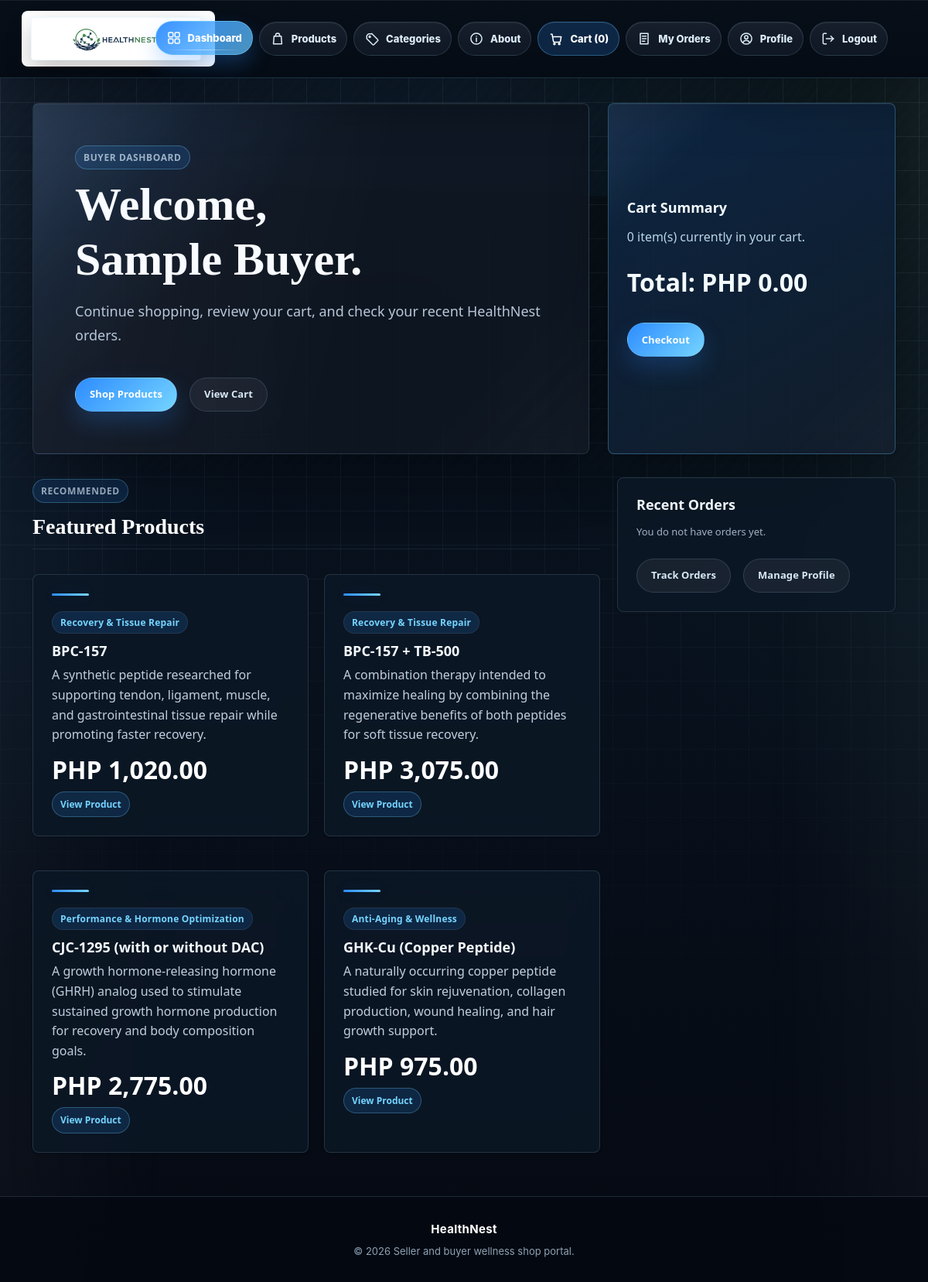
/buyer_dashboard.php (signed in), run on the app's committed database.
### tables this page shows
CREATE TABLE `products` (
  `product_id` int(5) NOT NULL,
  `category_id` int(5) DEFAULT NULL,
  `product_name` varchar(150) DEFAULT NULL,
  `description` varchar(255) DEFAULT NULL,
  `price` float DEFAULT NULL,
  `stock_quantity` int(11) DEFAULT NULL,
  `image` varchar(150) NOT NULL,
  `status` varchar(20) DEFAULT NULL,
  `created_at` date DEFAULT NULL
);

CREATE TABLE `categories` (
  `category_id` int(5) NOT NULL,
  `category_name` varchar(100) DEFAULT NULL,
  `description` varchar(255) DEFAULT NULL
);

### functions.php (called while the page is built, shortened)
<?php
function e($value)
{
    return htmlspecialchars((string) $value, ENT_QUOTES, "UTF-8");
}
function accountFullName($user)
{
    $parts = [
        $user["firstname"] ?? "",
        $user["middlename"] ?? "",
        $user["lastname"] ?? "",
    ];
    $name = trim(preg_replace("/\s+/", " ", implode(" ", array_filter($parts))));
    return $name !== "" ? $name : ($user["email"] ?? "User");
}
function sessionUserId()
{
    if (isset($_SESSION["user_id"])) {
        return (int) $_SESSION["user_id"];
    }
    return null;
}
function isLoggedIn()
{
    return sessionUserId() !== null;
}
function currentUser($conn)
{
    $userId = sessionUserId();
    $stmt = mysqli_prepare($conn, "SELECT * FROM tblaccount WHERE id = ? LIMIT 1");
    mysqli_stmt_bind_param($stmt, "i", $userId);
    mysqli_stmt_execute($stmt);
    $result = mysqli_stmt_get_result($stmt);
    return mysqli_fetch_assoc($result) ?: null;
}
function getProducts($conn, $categoryId = null)
{
    if ($categoryId) {
        $stmt = mysqli_prepare($conn, "SELECT p.*, c.category_name FROM products p LEFT JOIN categories c ON p.category_id = c.category_id WHERE p.status = 'active' AND p.category_id = ? ORDER BY p.product_name");
        mysqli_stmt_bind_param($stmt, "i", $categoryId);
        mysqli_stmt_execute($stmt);
        $result = mysqli_stmt_get_result($stmt);
    } else {
        $result = mysqli_query($conn, "SELECT p.*, c.category_name FROM products p LEFT JOIN categories c ON p.category_id = c.category_id WHERE p.status = 'active' ORDER BY p.product_name");
    }
    $products = [];
    while ($row = mysqli_fetch_assoc($result)) {
        $products[] = $row;
    }
    return $products;
}
function formatPrice($amount)
{
    return "PHP " . number_format((float) $amount, 2);
}
function cartItems($conn, $userId)
{
    $stmt = mysqli_prepare($conn, "SELECT c.cart_id, c.quantity, p.product_id, p.product_name, p.price, p.stock_quantity, p.status, p.image, cat.category_name FROM cart c JOIN products p ON c.product_id = p.product_id LEFT JOIN categories cat ON p.category_id = cat.category_id WHERE c.user_id = ? ORDER BY c.cart_id");
    mysqli_stmt_bind_param($stmt, "i", $userId);
    mysqli_stmt_execute($stmt);
    $result = mysqli_stmt_get_result($stmt);
    $items = [];
    return $items;
}
function cartTotal($conn, $userId)
{
    $total = 0;
    foreach (cartItems($conn, $userId) as $item) {
        $total += $item["subtotal"];
    }
    return $total;
}
function cartCount($conn, $userId)
{
    $stmt = mysqli_prepare($conn, "SELECT SUM(quantity) AS total_qty FROM cart WHERE user_id = ?");
    mysqli_stmt_bind_param($stmt, "i", $userId);
    mysqli_stmt_execute($stmt);
    $row = mysqli_fetch_assoc(mysqli_stmt_get_result($stmt));
    return $row["total_qty"] ? (int) $row["total_qty"] : 0;
}

### buyer_dashboard.php (the view, shortened to what this page needs)
<?php
require_once __DIR__ . "/init.php";
$userId = sessionUserId();
$cartTotal = cartTotal($conn, $userId);
$featuredProducts = array_slice(getProducts($conn), 0, 4);
$ordersResult = mysqli_query($conn, "
    SELECT order_id, total_amount, payment_method, status, created_at
    FROM orders
    WHERE user_id = " . (int) $userId . "
    ORDER BY order_id DESC
    LIMIT 5
");
require __DIR__ . "/header.php";
?>
<main class="page-main">
    <div class="page-hero">
        <div class="hero-copy">
            <div class="eyebrow">Buyer Dashboard</div>
            <h1>Welcome, <?php echo e(accountFullName($user)); ?>.</h1>
            <p class="lead">Continue shopping, review your cart, and check your recent HealthNest orders.</p>
            <div class="actions">
                <a href="products.php">Shop Products</a>
                <a class="secondary" href="cart.php">View Cart</a>
            </div>
        </div>
        <div class="hero-panel">
            <h3>Cart Summary</h3>
            <p><?php echo (int) $cartCount; ?> item(s) currently in your cart.</p>
            <p class="price">Total: <?php echo formatPrice($cartTotal); ?></p>
            <div class="actions">
                <a href="checkout.php">Checkout</a>
            </div>
        </div>
    </div>
    <div class="dashboard-grid">
        <div>
            <div class="admin-bar">
                <div>
                    <div class="eyebrow">Recommended</div>
                    <h2>Featured Products</h2>
                </div>
            </div>
            <div class="product-grid">
                <?php foreach ($featuredProducts as $product): ?>
                    <div class="card product-card">
                        <span class="badge"><?php echo e($product["category_name"] ?? "Uncategorized"); ?></span>
                        <h3><?php echo e($product["product_name"]); ?></h3>
                        <p><?php echo e($product["description"] ?: "No description available."); ?></p>
                        <p class="price"><?php echo formatPrice($product["price"]); ?></p>
                        <a href="product.php?id=<?php echo (int) $product["product_id"]; ?>">View Product</a>
                    </div>
                <?php endforeach; ?>
            </div>
        </div>
        <div class="card">
            <h3>Recent Orders</h3>
            <?php if ($ordersResult && mysqli_num_rows($ordersResult) > 0): ?>
                <ul class="activity-list">
                    <?php while ($order = mysqli_fetch_assoc($ordersResult)): ?>
                        <li>
                            <strong>Order #<?php echo (int) $order["order_id"]; ?></strong>
                            <p class="muted"><?php echo formatPrice($order["total_amount"]); ?> - <?php echo e(orderStatusLabel($order["status"])); ?></p>
                            <p class="meta"><?php echo e($order["payment_method"]); ?> - <?php echo e($order["created_at"]); ?></p>
                            <p class="meta"><a href="buyer_orders.php?id=<?php echo (int) $order["order_id"]; ?>">Track order</a></p>
                        </li>
                    <?php endwhile; ?>
                </ul>
            <?php else: ?>
                <p class="muted">You do not have orders yet.</p>
            <?php endif; ?>
            <div class="actions">
                <a class="secondary" href="buyer_orders.php">Track Orders</a>
                <a class="secondary" href="profile.php">Manage Profile</a>
            </div>
        </div>
    </div>
</main>
<?php require __DIR__ . "/footer.php"; ?>

### data on the page
products: category.category_name "Recovery & Tissue Repair", product_name "BPC-157", description "A synthetic peptide researched for supporting tendon, ligament, muscle, and gastrointestinal tissue repair while promoting faster recovery.", price "PHP 1,020.00"
products: category.category_name "Recovery & Tissue Repair", product_name "BPC-157 + TB-500", description "A combination therapy intended to maximize healing by combining the regenerative benefits of both peptides for soft tissue recovery.", price "PHP 3,075.00"
products: category.category_name "Performance & Hormone Optimization", product_name "CJC-1295 (with or without DAC)", description "A growth hormone-releasing hormone (GHRH) analog used to stimulate sustained growth hormone production for recovery and body composition goals.", price "PHP 2,775.00"
products: category.category_name "Anti-Aging & Wellness", product_name "GHK-Cu (Copper Peptide)", description "A naturally occurring copper peptide studied for skin rejuvenation, collagen production, wound healing, and hair growth support.", price "PHP 975.00"

### other printed values
$cartCount "0"
accountFullName($user) "Sample Buyer"
formatPrice($cartTotal) "PHP 0.00"
